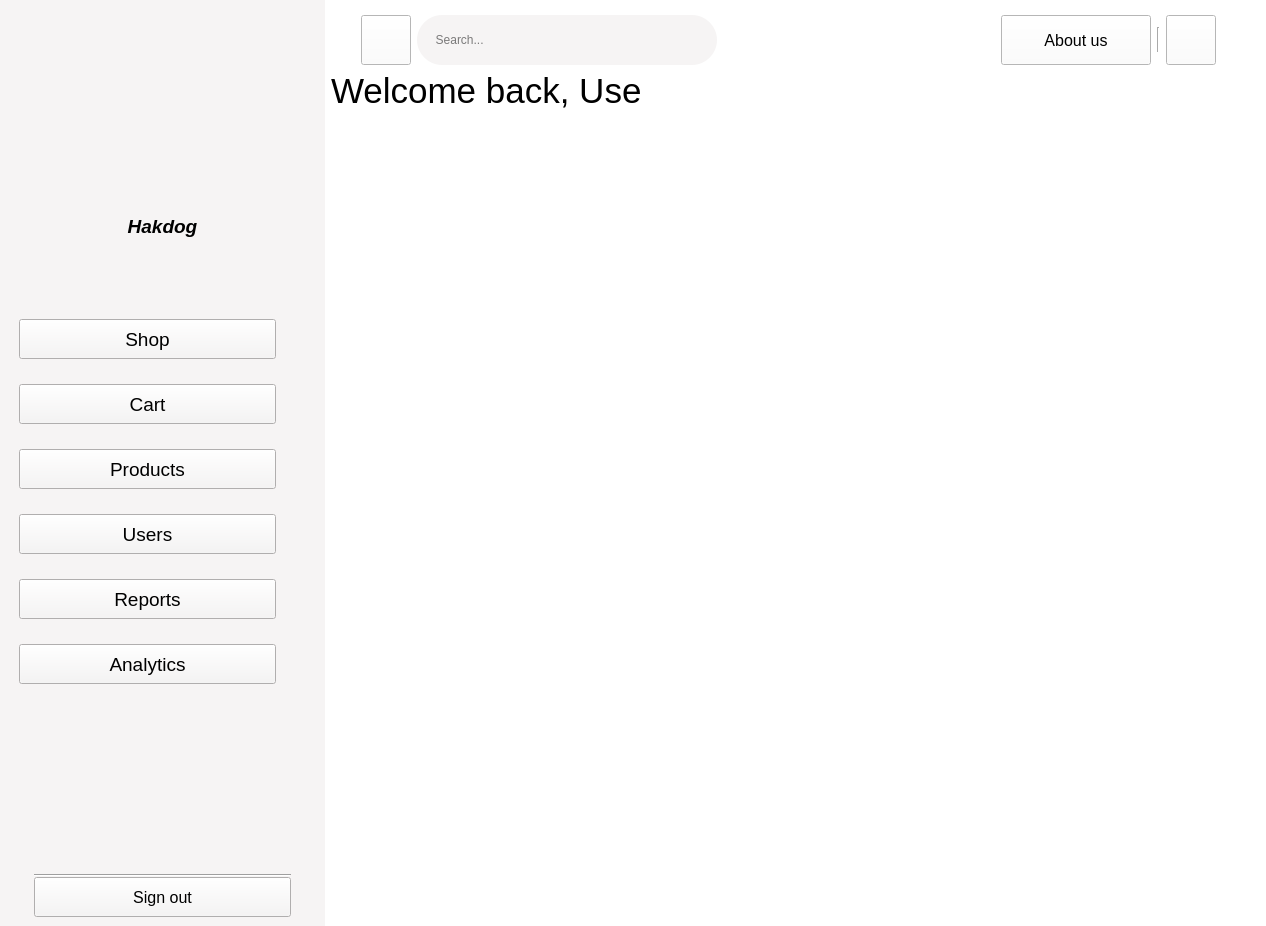
<?xml version="1.0" encoding="UTF-8"?>
<ui version="4.0">
 <class>AdminDashboard</class>
 <widget class="QMainWindow" name="AdminDashboard">
  <property name="geometry">
   <rect>
    <x>0</x>
    <y>0</y>
    <width>1266</width>
    <height>926</height>
   </rect>
  </property>
  <property name="font">
   <font>
    <family>Segoe UI</family>
    <weight>75</weight>
    <italic>true</italic>
    <bold>true</bold>
   </font>
  </property>
  <property name="windowTitle">
   <string>AdminDashboard</string>
  </property>
  <property name="toolTipDuration">
   <number>-1</number>
  </property>
  <property name="layoutDirection">
   <enum>Qt::LeftToRight</enum>
  </property>
  <property name="styleSheet">
   <string notr="true">background-color:#fff;
</string>
  </property>
  <property name="tabShape">
   <enum>QTabWidget::Rounded</enum>
  </property>
  <widget class="QWidget" name="centralwidget">
   <layout class="QGridLayout" name="gridLayout">
    <property name="leftMargin">
     <number>0</number>
    </property>
    <property name="topMargin">
     <number>0</number>
    </property>
    <property name="rightMargin">
     <number>0</number>
    </property>
    <property name="bottomMargin">
     <number>0</number>
    </property>
    <item row="0" column="0" rowspan="3">
     <widget class="QWidget" name="widget_2" native="true">
      <property name="sizePolicy">
       <sizepolicy hsizetype="Preferred" vsizetype="Preferred">
        <horstretch>0</horstretch>
        <verstretch>0</verstretch>
       </sizepolicy>
      </property>
      <property name="minimumSize">
       <size>
        <width>250</width>
        <height>0</height>
       </size>
      </property>
      <property name="maximumSize">
       <size>
        <width>325</width>
        <height>16777215</height>
       </size>
      </property>
      <property name="font">
       <font>
        <pointsize>10</pointsize>
       </font>
      </property>
      <property name="toolTipDuration">
       <number>-1</number>
      </property>
      <property name="styleSheet">
       <string notr="true">background-color: #f6f4f4 ;
</string>
      </property>
      <layout class="QVBoxLayout" name="verticalLayout_4">
       <property name="spacing">
        <number>0</number>
       </property>
       <item>
        <widget class="QLabel" name="label">
         <property name="minimumSize">
          <size>
           <width>240</width>
           <height>200</height>
          </size>
         </property>
         <property name="maximumSize">
          <size>
           <width>450</width>
           <height>200</height>
          </size>
         </property>
         <property name="styleSheet">
          <string notr="true">image: url(:/Icon/logo.png);</string>
         </property>
         <property name="frameShape">
          <enum>QFrame::NoFrame</enum>
         </property>
         <property name="frameShadow">
          <enum>QFrame::Plain</enum>
         </property>
         <property name="text">
          <string/>
         </property>
         <property name="scaledContents">
          <bool>true</bool>
         </property>
        </widget>
       </item>
       <item>
        <widget class="QLabel" name="label_2">
         <property name="font">
          <font>
           <family>Segoe UI</family>
           <pointsize>14</pointsize>
           <weight>75</weight>
           <italic>true</italic>
           <bold>true</bold>
          </font>
         </property>
         <property name="layoutDirection">
          <enum>Qt::LeftToRight</enum>
         </property>
         <property name="styleSheet">
          <string notr="true">background:none;</string>
         </property>
         <property name="text">
          <string>Hakdog</string>
         </property>
         <property name="alignment">
          <set>Qt::AlignCenter</set>
         </property>
        </widget>
       </item>
       <item>
        <layout class="QVBoxLayout" name="verticalLayout_3">
         <property name="spacing">
          <number>0</number>
         </property>
         <property name="topMargin">
          <number>75</number>
         </property>
         <item>
          <layout class="QVBoxLayout" name="verticalLayout">
           <property name="spacing">
            <number>25</number>
           </property>
           <property name="leftMargin">
            <number>10</number>
           </property>
           <property name="rightMargin">
            <number>40</number>
           </property>
           <item>
            <widget class="QPushButton" name="shop_button">
             <property name="minimumSize">
              <size>
               <width>150</width>
               <height>40</height>
              </size>
             </property>
             <property name="maximumSize">
              <size>
               <width>500</width>
               <height>16777215</height>
              </size>
             </property>
             <property name="font">
              <font>
               <family>Segoe UI</family>
               <pointsize>14</pointsize>
               <weight>50</weight>
               <italic>false</italic>
               <bold>false</bold>
               <strikeout>false</strikeout>
              </font>
             </property>
             <property name="mouseTracking">
              <bool>true</bool>
             </property>
             <property name="tabletTracking">
              <bool>true</bool>
             </property>
             <property name="layoutDirection">
              <enum>Qt::LeftToRight</enum>
             </property>
             <property name="styleSheet">
              <string notr="true">QPushButton {
 background-color: #f6f4f4;
border-radius:17px;
color:black;
padding-right:98px;
}
QPushButton#quit_button {
   background-color: green;
}
QPushButton::pressed {
background-color: #fff;
}
QpushButton{
border: 2px solid #555;
    border-radius: 20px;
    border-style: outset;
border-width:200px;
    
}
QPushButton:hover {
   background-color: #81cdc6;
   transition: background-color 0.5s cubic-bezier(0.4, 0, 0.2, 1);
color:#fff;
}

shoppingbag:hover{
color:#fff;
background-repeat:no-repeat;
}

border:none;
</string>
             </property>
             <property name="text">
              <string>Shop</string>
             </property>
             <property name="icon">
              <iconset resource="logo.qrc">
               <normaloff>:/Shop/shopping-bag.png</normaloff>
               <normalon>:/Shop/white_bag.png</normalon>:/Shop/shopping-bag.png</iconset>
             </property>
             <property name="iconSize">
              <size>
               <width>20</width>
               <height>20</height>
              </size>
             </property>
            </widget>
           </item>
           <item>
            <widget class="QPushButton" name="cart_button">
             <property name="minimumSize">
              <size>
               <width>150</width>
               <height>40</height>
              </size>
             </property>
             <property name="maximumSize">
              <size>
               <width>500</width>
               <height>16777215</height>
              </size>
             </property>
             <property name="font">
              <font>
               <family>Segoe UI</family>
               <pointsize>14</pointsize>
               <weight>50</weight>
               <italic>false</italic>
               <bold>false</bold>
               <strikeout>false</strikeout>
              </font>
             </property>
             <property name="mouseTracking">
              <bool>true</bool>
             </property>
             <property name="tabletTracking">
              <bool>true</bool>
             </property>
             <property name="layoutDirection">
              <enum>Qt::LeftToRight</enum>
             </property>
             <property name="styleSheet">
              <string notr="true">QPushButton {
 background-color: #f6f4f4;
border-radius:17px;
color:black;
padding-right:106px;
}
QPushButton#quit_button {
   background-color: green;
}
QPushButton::pressed {
background-color: #fff;
}
QpushButton{
border: 2px solid #555;
    border-radius: 20px;
    border-style: outset;
border-width:200px;
    
}
QPushButton:hover {
   background-color: #81cdc6;
   transition: background-color 0.5s cubic-bezier(0.4, 0, 0.2, 1);
color:#fff;
}

border:none;
</string>
             </property>
             <property name="text">
              <string>Cart</string>
             </property>
             <property name="icon">
              <iconset resource="logo.qrc">
               <normaloff>:/Cart/cart.png</normaloff>:/Cart/cart.png</iconset>
             </property>
             <property name="iconSize">
              <size>
               <width>22</width>
               <height>22</height>
              </size>
             </property>
            </widget>
           </item>
           <item>
            <widget class="QPushButton" name="products_button">
             <property name="minimumSize">
              <size>
               <width>150</width>
               <height>40</height>
              </size>
             </property>
             <property name="maximumSize">
              <size>
               <width>500</width>
               <height>16777215</height>
              </size>
             </property>
             <property name="font">
              <font>
               <family>Segoe UI</family>
               <pointsize>14</pointsize>
               <weight>50</weight>
               <italic>false</italic>
               <bold>false</bold>
               <strikeout>false</strikeout>
              </font>
             </property>
             <property name="mouseTracking">
              <bool>true</bool>
             </property>
             <property name="tabletTracking">
              <bool>true</bool>
             </property>
             <property name="layoutDirection">
              <enum>Qt::LeftToRight</enum>
             </property>
             <property name="styleSheet">
              <string notr="true">QPushButton {
 background-color: #f6f4f4;
border-radius:17px;
color:black;
padding-right:73px;
}
QPushButton#quit_button {
   background-color: green;
}
QPushButton::pressed {
background-color: #fff;
}
QpushButton{
border: 2px solid #555;
    border-radius: 20px;
    border-style: outset;
border-width:200px;
    
}
QPushButton:hover {
   background-color: #81cdc6;
   transition: background-color 0.5s cubic-bezier(0.4, 0, 0.2, 1);
color:#fff;
}

border:none;
</string>
             </property>
             <property name="text">
              <string>Products</string>
             </property>
             <property name="icon">
              <iconset resource="logo.qrc">
               <normaloff>:/Tools/products.png</normaloff>:/Tools/products.png</iconset>
             </property>
             <property name="iconSize">
              <size>
               <width>20</width>
               <height>20</height>
              </size>
             </property>
            </widget>
           </item>
           <item>
            <widget class="QPushButton" name="loginButton_4">
             <property name="minimumSize">
              <size>
               <width>150</width>
               <height>40</height>
              </size>
             </property>
             <property name="maximumSize">
              <size>
               <width>500</width>
               <height>16777215</height>
              </size>
             </property>
             <property name="font">
              <font>
               <family>Segoe UI</family>
               <pointsize>14</pointsize>
               <weight>50</weight>
               <italic>false</italic>
               <bold>false</bold>
               <strikeout>false</strikeout>
              </font>
             </property>
             <property name="mouseTracking">
              <bool>true</bool>
             </property>
             <property name="tabletTracking">
              <bool>true</bool>
             </property>
             <property name="layoutDirection">
              <enum>Qt::LeftToRight</enum>
             </property>
             <property name="styleSheet">
              <string notr="true">QPushButton {
 background-color: #f6f4f4;
border-radius:17px;
color:black;
padding-right:95px;
}
QPushButton#quit_button {
   background-color: green;
}
QPushButton::pressed {
background-color: #fff;
}
QpushButton{
border: 2px solid #555;
    border-radius: 20px;
    border-style: outset;
border-width:200px;
    
}
QPushButton:hover {
   background-color: #81cdc6;
   transition: background-color 0.5s cubic-bezier(0.4, 0, 0.2, 1);
color:#fff;
}

border:none;
</string>
             </property>
             <property name="text">
              <string>Users</string>
             </property>
             <property name="icon">
              <iconset resource="logo.qrc">
               <normaloff>:/user/user.png</normaloff>:/user/user.png</iconset>
             </property>
             <property name="iconSize">
              <size>
               <width>22</width>
               <height>22</height>
              </size>
             </property>
            </widget>
           </item>
           <item>
            <widget class="QPushButton" name="loginButton_5">
             <property name="minimumSize">
              <size>
               <width>150</width>
               <height>40</height>
              </size>
             </property>
             <property name="maximumSize">
              <size>
               <width>500</width>
               <height>16777215</height>
              </size>
             </property>
             <property name="font">
              <font>
               <family>Segoe UI</family>
               <pointsize>14</pointsize>
               <weight>50</weight>
               <italic>false</italic>
               <bold>false</bold>
               <strikeout>false</strikeout>
              </font>
             </property>
             <property name="mouseTracking">
              <bool>true</bool>
             </property>
             <property name="tabletTracking">
              <bool>true</bool>
             </property>
             <property name="layoutDirection">
              <enum>Qt::LeftToRight</enum>
             </property>
             <property name="styleSheet">
              <string notr="true">QPushButton {
 background-color: #f6f4f4;
border-radius:17px;
color:black;
padding-right:80px;
}
QPushButton#quit_button {
   background-color: green;
}
QPushButton::pressed {
background-color: #fff;
}
QpushButton{
border: 2px solid #555;
    border-radius: 20px;
    border-style: outset;
border-width:200px;
    
}
QPushButton:hover {
   background-color: #81cdc6;
   transition: background-color 0.5s cubic-bezier(0.4, 0, 0.2, 1);
color:#fff;
}

border:none;
</string>
             </property>
             <property name="text">
              <string>Reports</string>
             </property>
             <property name="icon">
              <iconset resource="logo.qrc">
               <normaloff>:/reports/reports.png</normaloff>:/reports/reports.png</iconset>
             </property>
             <property name="iconSize">
              <size>
               <width>20</width>
               <height>20</height>
              </size>
             </property>
            </widget>
           </item>
           <item>
            <widget class="QPushButton" name="loginButton_6">
             <property name="minimumSize">
              <size>
               <width>150</width>
               <height>40</height>
              </size>
             </property>
             <property name="maximumSize">
              <size>
               <width>500</width>
               <height>16777215</height>
              </size>
             </property>
             <property name="font">
              <font>
               <family>Segoe UI</family>
               <pointsize>14</pointsize>
               <weight>50</weight>
               <italic>false</italic>
               <bold>false</bold>
               <strikeout>false</strikeout>
              </font>
             </property>
             <property name="mouseTracking">
              <bool>true</bool>
             </property>
             <property name="tabletTracking">
              <bool>true</bool>
             </property>
             <property name="layoutDirection">
              <enum>Qt::LeftToRight</enum>
             </property>
             <property name="styleSheet">
              <string notr="true">QPushButton {
 background-color: #f6f4f4;
border-radius:17px;
color:black;
padding-right:70px;
}
QPushButton#quit_button {
   background-color: green;
}
QPushButton::pressed {
background-color: #fff;
}
QpushButton{
border: 2px solid #555;
    border-radius: 20px;
    border-style: outset;
border-width:200px;
    
}
QPushButton:hover {
   background-color: #81cdc6;
   transition: background-color 0.5s cubic-bezier(0.4, 0, 0.2, 1);
color:#fff;
}

border:none;
</string>
             </property>
             <property name="text">
              <string>Analytics</string>
             </property>
             <property name="icon">
              <iconset resource="logo.qrc">
               <normaloff>:/analytics/analytics.png</normaloff>:/analytics/analytics.png</iconset>
             </property>
             <property name="iconSize">
              <size>
               <width>20</width>
               <height>20</height>
              </size>
             </property>
            </widget>
           </item>
          </layout>
         </item>
         <item>
          <layout class="QVBoxLayout" name="verticalLayout_2">
           <property name="leftMargin">
            <number>25</number>
           </property>
           <property name="topMargin">
            <number>190</number>
           </property>
           <property name="rightMargin">
            <number>25</number>
           </property>
           <item>
            <widget class="Line" name="line_2">
             <property name="styleSheet">
              <string notr="true">background-color:none;</string>
             </property>
             <property name="orientation">
              <enum>Qt::Horizontal</enum>
             </property>
            </widget>
           </item>
           <item>
            <widget class="QPushButton" name="loginButton_9">
             <property name="minimumSize">
              <size>
               <width>100</width>
               <height>40</height>
              </size>
             </property>
             <property name="maximumSize">
              <size>
               <width>300</width>
               <height>16777215</height>
              </size>
             </property>
             <property name="font">
              <font>
               <family>Segoe UI</family>
               <pointsize>12</pointsize>
               <weight>50</weight>
               <italic>false</italic>
               <bold>false</bold>
               <strikeout>false</strikeout>
              </font>
             </property>
             <property name="mouseTracking">
              <bool>true</bool>
             </property>
             <property name="tabletTracking">
              <bool>true</bool>
             </property>
             <property name="layoutDirection">
              <enum>Qt::LeftToRight</enum>
             </property>
             <property name="styleSheet">
              <string notr="true">QPushButton {
 background-color: #f6f4f4;
border-radius:13px;
color: #636363;
;
}
QPushButton#quit_button {
   background-color: green;
}
QPushButton::pressed {
background-color: #fff;
}
QpushButton{
border: 2px solid #555;
    border-radius: 20px;
    border-style: outset;
border-width:200px;
    
}
QPushButton:hover {
   background-color: #81cdc6;
   transition: background-color 0.5s cubic-bezier(0.4, 0, 0.2, 1);
color:#fff;
}

shoppingbag:hover{
color:#fff;
background-repeat:no-repeat;
}

border:none;
</string>
             </property>
             <property name="text">
              <string>Sign out</string>
             </property>
             <property name="icon">
              <iconset>
               <normaloff>:/logout/logout.png</normaloff>:/logout/logout.png</iconset>
             </property>
             <property name="iconSize">
              <size>
               <width>25</width>
               <height>25</height>
              </size>
             </property>
            </widget>
           </item>
          </layout>
         </item>
        </layout>
       </item>
      </layout>
     </widget>
    </item>
    <item row="0" column="1" colspan="2">
     <layout class="QHBoxLayout" name="horizontalLayout_3">
      <property name="leftMargin">
       <number>30</number>
      </property>
      <property name="topMargin">
       <number>15</number>
      </property>
      <property name="rightMargin">
       <number>50</number>
      </property>
      <item>
       <layout class="QHBoxLayout" name="horizontalLayout_2">
        <item>
         <widget class="QPushButton" name="loginButton_10">
          <property name="minimumSize">
           <size>
            <width>50</width>
            <height>50</height>
           </size>
          </property>
          <property name="maximumSize">
           <size>
            <width>50</width>
            <height>50</height>
           </size>
          </property>
          <property name="font">
           <font>
            <family>Segoe UI</family>
            <pointsize>14</pointsize>
            <weight>50</weight>
            <italic>false</italic>
            <bold>false</bold>
            <strikeout>false</strikeout>
           </font>
          </property>
          <property name="mouseTracking">
           <bool>true</bool>
          </property>
          <property name="tabletTracking">
           <bool>true</bool>
          </property>
          <property name="layoutDirection">
           <enum>Qt::LeftToRight</enum>
          </property>
          <property name="styleSheet">
           <string notr="true">QPushButton {
 background-color: #f6f4f4;
border-radius:25px;
color:black;
;
}
QPushButton#quit_button {
   background-color: green;
}
QPushButton::pressed {
background-color: #fff;
}
QpushButton{
border: 2px solid #555;
    border-radius: 20px;
    border-style: outset;
border-width:200px;
    
}
QPushButton:hover {
   background-color: #81cdc6;
   transition: background-color 0.5s cubic-bezier(0.4, 0, 0.2, 1);
color:#fff;
}

shoppingbag:hover{
color:#fff;
background-repeat:no-repeat;
}

border:none;
</string>
          </property>
          <property name="text">
           <string/>
          </property>
          <property name="icon">
           <iconset resource="logo.qrc">
            <normaloff>:/search/search.png</normaloff>:/search/search.png</iconset>
          </property>
          <property name="iconSize">
           <size>
            <width>20</width>
            <height>20</height>
           </size>
          </property>
         </widget>
        </item>
        <item>
         <widget class="QLineEdit" name="lineEdit">
          <property name="minimumSize">
           <size>
            <width>300</width>
            <height>50</height>
           </size>
          </property>
          <property name="maximumSize">
           <size>
            <width>650</width>
            <height>75</height>
           </size>
          </property>
          <property name="layoutDirection">
           <enum>Qt::LeftToRight</enum>
          </property>
          <property name="styleSheet">
           <string notr="true">border-radius:25px;
padding-right:10px;
padding-left:10px;
background-color:#f6f4f4;
</string>
          </property>
          <property name="text">
           <string/>
          </property>
          <property name="cursorPosition">
           <number>0</number>
          </property>
          <property name="dragEnabled">
           <bool>false</bool>
          </property>
          <property name="placeholderText">
           <string>  Search...</string>
          </property>
          <property name="cursorMoveStyle">
           <enum>Qt::LogicalMoveStyle</enum>
          </property>
         </widget>
        </item>
       </layout>
      </item>
      <item>
       <spacer name="horizontalSpacer">
        <property name="orientation">
         <enum>Qt::Horizontal</enum>
        </property>
        <property name="sizeHint" stdset="0">
         <size>
          <width>40</width>
          <height>20</height>
         </size>
        </property>
       </spacer>
      </item>
      <item>
       <layout class="QHBoxLayout" name="horizontalLayout">
        <item>
         <widget class="QPushButton" name="loginButton_7">
          <property name="minimumSize">
           <size>
            <width>150</width>
            <height>50</height>
           </size>
          </property>
          <property name="maximumSize">
           <size>
            <width>150</width>
            <height>50</height>
           </size>
          </property>
          <property name="font">
           <font>
            <family>Segoe UI</family>
            <pointsize>12</pointsize>
            <weight>50</weight>
            <italic>false</italic>
            <bold>false</bold>
            <strikeout>false</strikeout>
           </font>
          </property>
          <property name="mouseTracking">
           <bool>true</bool>
          </property>
          <property name="tabletTracking">
           <bool>true</bool>
          </property>
          <property name="layoutDirection">
           <enum>Qt::LeftToRight</enum>
          </property>
          <property name="styleSheet">
           <string notr="true">QPushButton {
 background-color: #f6f4f4;
border-radius:25px;
color:black;
;
}
QPushButton#quit_button {
   background-color: green;
}
QPushButton::pressed {
background-color: #fff;
}
QpushButton{
border: 2px solid #555;
    border-radius: 20px;
    border-style: outset;
border-width:200px;
    
}
QPushButton:hover {
   background-color: #81cdc6;
   transition: background-color 0.5s cubic-bezier(0.4, 0, 0.2, 1);
color:#fff;
}

shoppingbag:hover{
color:#fff;
background-repeat:no-repeat;
}

border:none;
</string>
          </property>
          <property name="text">
           <string>About us</string>
          </property>
          <property name="icon">
           <iconset>
            <normaloff>:/Help/help.png</normaloff>:/Help/help.png</iconset>
          </property>
          <property name="iconSize">
           <size>
            <width>30</width>
            <height>30</height>
           </size>
          </property>
         </widget>
        </item>
        <item>
         <widget class="Line" name="line">
          <property name="sizePolicy">
           <sizepolicy hsizetype="Fixed" vsizetype="Minimum">
            <horstretch>0</horstretch>
            <verstretch>25</verstretch>
           </sizepolicy>
          </property>
          <property name="minimumSize">
           <size>
            <width>0</width>
            <height>25</height>
           </size>
          </property>
          <property name="maximumSize">
           <size>
            <width>16777215</width>
            <height>25</height>
           </size>
          </property>
          <property name="font">
           <font>
            <family>Segoe UI</family>
            <weight>75</weight>
            <bold>true</bold>
           </font>
          </property>
          <property name="orientation">
           <enum>Qt::Vertical</enum>
          </property>
         </widget>
        </item>
        <item>
         <widget class="QPushButton" name="loginButton_8">
          <property name="minimumSize">
           <size>
            <width>50</width>
            <height>50</height>
           </size>
          </property>
          <property name="maximumSize">
           <size>
            <width>50</width>
            <height>50</height>
           </size>
          </property>
          <property name="font">
           <font>
            <family>Segoe UI</family>
            <pointsize>14</pointsize>
            <weight>50</weight>
            <italic>false</italic>
            <bold>false</bold>
            <strikeout>false</strikeout>
           </font>
          </property>
          <property name="mouseTracking">
           <bool>true</bool>
          </property>
          <property name="tabletTracking">
           <bool>true</bool>
          </property>
          <property name="layoutDirection">
           <enum>Qt::LeftToRight</enum>
          </property>
          <property name="styleSheet">
           <string notr="true">QPushButton {
 background-color: #f6f4f4;
border-radius:25px;
color:black;
;
}
QPushButton#quit_button {
   background-color: green;
}
QPushButton::pressed {
background-color: #fff;
}
QpushButton{
border: 2px solid #555;
    border-radius: 20px;
    border-style: outset;
border-width:200px;
    
}
QPushButton:hover {
   background-color: #81cdc6;
   transition: background-color 0.5s cubic-bezier(0.4, 0, 0.2, 1);
color:#fff;
}

shoppingbag:hover{
color:#fff;
background-repeat:no-repeat;
}

border:none;
</string>
          </property>
          <property name="text">
           <string/>
          </property>
          <property name="icon">
           <iconset resource="logo.qrc">
            <normaloff>:/Info/info.png</normaloff>:/Info/info.png</iconset>
          </property>
          <property name="iconSize">
           <size>
            <width>20</width>
            <height>20</height>
           </size>
          </property>
         </widget>
        </item>
       </layout>
      </item>
     </layout>
    </item>
    <item row="2" column="2">
     <spacer name="verticalSpacer">
      <property name="orientation">
       <enum>Qt::Vertical</enum>
      </property>
      <property name="sizeHint" stdset="0">
       <size>
        <width>20</width>
        <height>783</height>
       </size>
      </property>
     </spacer>
    </item>
    <item row="1" column="1">
     <widget class="QLabel" name="label_4">
      <property name="maximumSize">
       <size>
        <width>312</width>
        <height>47</height>
       </size>
      </property>
      <property name="font">
       <font>
        <family>Segoe UI</family>
        <pointsize>26</pointsize>
       </font>
      </property>
      <property name="text">
       <string>Welcome back, User</string>
      </property>
     </widget>
    </item>
   </layout>
  </widget>
 </widget>
 <resources>
  <include location="logo.qrc"/>
 </resources>
 <connections/>
</ui>
